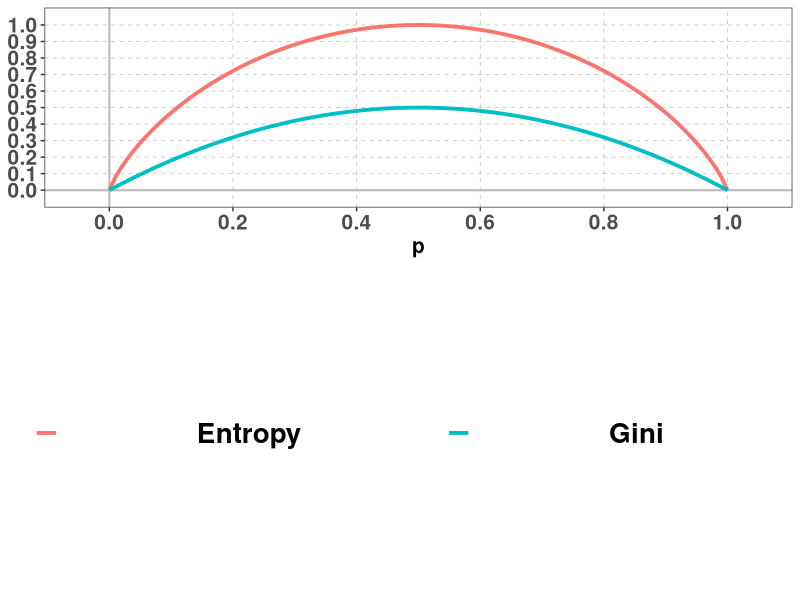

Recreate this plot in R.

#myRLib <- "/Users/woodenbeauty/Work/gittmp/paradisepilot/statistics/projects/miniCRAN/run_installpackages/output.BACKUP.2017-08-05.01/library/3.4.1/library"
#.libPaths(c(myRLib,.libPaths()));

library(tidyr);
library(ggplot2);
set.seed(7654321);

### ~~~~~~~~~~ ###
textsize.title  <- 30;
textsize.legend <- 20;
textsize.axis   <- 15;

### ~~~~~~~~~~ ###
myEntropy <- function(p) {
    output <- rep(0,length(p));
    isAdmissible <- (0 < p & p < 1);
    output[isAdmissible] <- - p[isAdmissible] * log2(p[isAdmissible]) - (1-p[isAdmissible]) * log2(1-p[isAdmissible]);
    return(output);
    }

myGini <- function(p) {
    return(2 * p * (1-p));
    }

### ~~~~~~~~~~ ###
DF.data <- data.frame(p = seq(0,1,0.01));
DF.data[,"Entropy"] <- myEntropy(DF.data[,"p"]);
DF.data[,"Gini"]    <- myGini(   DF.data[,"p"]);

DF.data;

### ~~~~~~~~~~ ###
DF.plot <- gather(
    data  = DF.data,
    key   = "impurity",
    value = "value",
    -p
    );

DF.plot;

### ~~~~~~~~~~ ###
my.ggplot <- ggplot(data = NULL) + theme_bw();
my.ggplot <- my.ggplot + theme(
    title            = element_text(size = textsize.title, face = "bold", hjust = 0.5, vjust = 0.5),
    legend.position  = "bottom",
    legend.title     = element_blank(),
    legend.text      = element_text(size = textsize.legend, face = "bold", margin = margin(t=100, r=100, b=100, l=100, unit="pt")),
    legend.spacing   = unit(1,"cm"),
    axis.title.x     = element_text(size = textsize.axis, face = "bold"),
    axis.title.y     = element_blank(),
    axis.text.x      = element_text(size = textsize.axis, face = "bold"),
    axis.text.y      = element_text(size = textsize.axis, face = "bold"),
    panel.grid.major = element_line(colour="gray", linetype=2, size=0.25),
    panel.grid.minor = element_blank()
    #panel.grid.minor = element_line(colour="gray", linetype=2, size=0.25)
    );

my.ggplot <- my.ggplot + geom_hline(yintercept = 0,colour="gray",size=0.75);
my.ggplot <- my.ggplot + geom_vline(xintercept = 0,colour="gray",size=0.75);
my.ggplot <- my.ggplot + scale_x_continuous(limits=c(-0.05,1.05),breaks=seq(0,1,0.2));
my.ggplot <- my.ggplot + scale_y_continuous(limits=c(-0.05,1.05),breaks=seq(0,1,0.1));

my.ggplot <- my.ggplot + geom_line(
    data    = DF.plot,
    mapping = aes(x = p, y = value, colour = impurity),
    size    = 1.3
    );

my.ggplot <- my.ggplot + labs(labs(x = "P(Z = a), where Z is {a,b}-valued"));

ggsave(
    file   = 'plot-impurity-metrics.png',
    plot   = my.ggplot,
    dpi    = 300,
    height = 6,
    width  = 5.5,
    units  = 'in'
    );

### ~~~~~~~~~~ ###
q();
